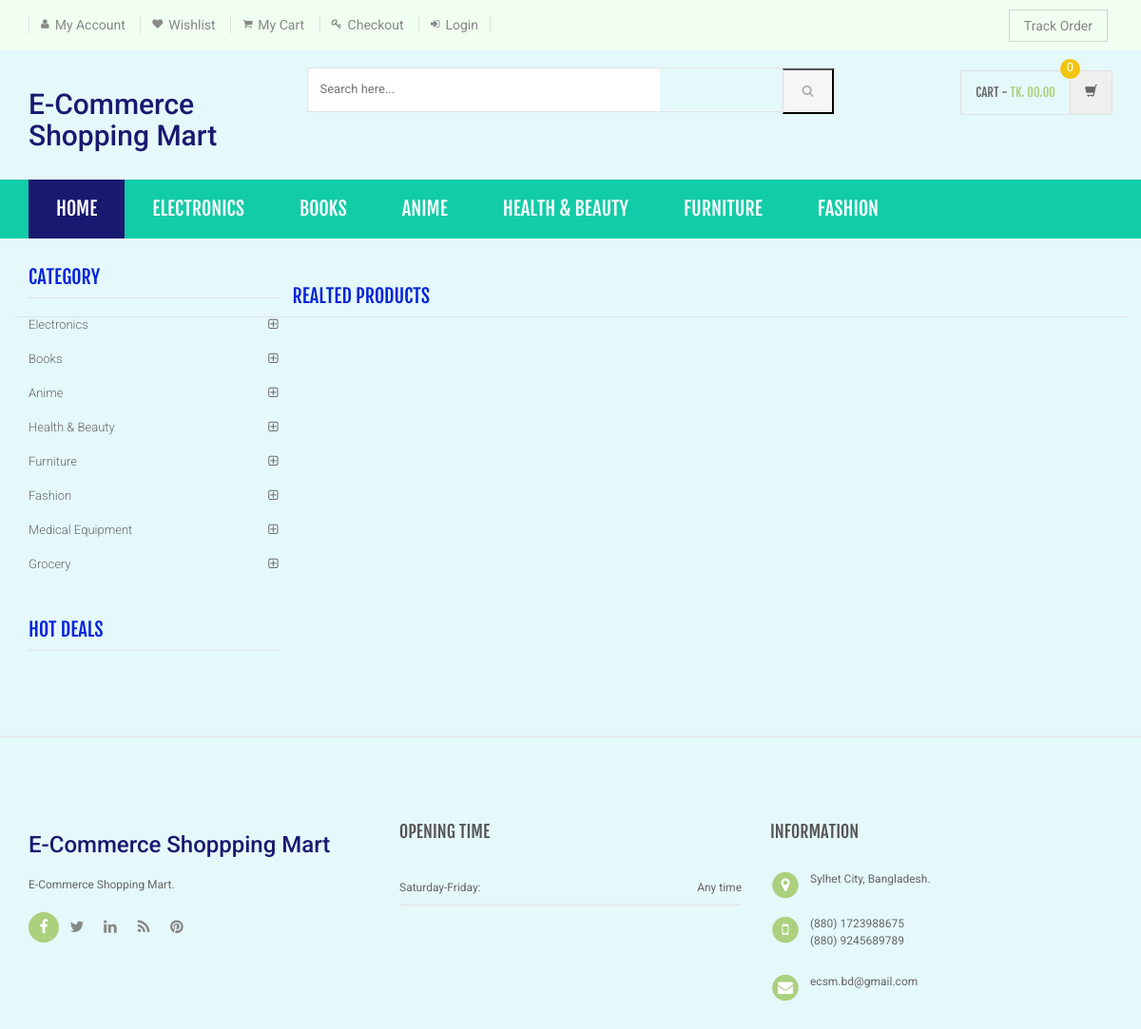
Page /shopping/product-details.php on the committed database.
### tables this page shows
CREATE TABLE `category` (
  `id` int(11) NOT NULL,
  `categoryName` varchar(255) DEFAULT NULL,
  `categoryDescription` longtext DEFAULT NULL,
  `creationDate` timestamp NOT NULL DEFAULT current_timestamp(),
  `updationDate` varchar(255) DEFAULT NULL
);

### shopping/product-details.php (the view, shortened to what this page needs)
<?php
include('includes/config.php');
?>
<!DOCTYPE html>
<html lang="en">
	<head>
	    <link rel="stylesheet" href="assets/css/bootstrap.min.css">
	    <link rel="stylesheet" href="assets/css/main.css">
	    <link rel="stylesheet" href="assets/css/green.css">
	    <link rel="stylesheet" href="assets/css/owl.carousel.css">
		<link rel="stylesheet" href="assets/css/owl.transitions.css">
		<link href="assets/css/lightbox.css" rel="stylesheet">
		<link rel="stylesheet" href="assets/css/animate.min.css">
		<link rel="stylesheet" href="assets/css/rateit.css">
		<link rel="stylesheet" href="assets/css/bootstrap-select.min.css">
		<link rel="stylesheet" href="assets/css/config.css">
		<link href="assets/css/green.css" rel="alternate stylesheet" title="Green color">
		<link href="assets/css/blue.css" rel="alternate stylesheet" title="Blue color">
		<link href="assets/css/red.css" rel="alternate stylesheet" title="Red color">
		<link href="assets/css/orange.css" rel="alternate stylesheet" title="Orange color">
		<link href="assets/css/dark-green.css" rel="alternate stylesheet" title="Darkgreen color">
		<link rel="stylesheet" href="assets/css/font-awesome.min.css">
	</head>
    <body class="cnt-home">
<header class="header-style-1">
<?php include('includes/top-header.php');?>
<?php include('includes/main-header.php');?>
<?php include('includes/menu-bar.php');?>
</header>
<div class="body-content outer-top-xs">
	<div class='container'>
		<div class='row single-product outer-bottom-sm '>
			<div class='col-md-3 sidebar'>
				<div class="sidebar-module-container">
<div class="sidebar-widget outer-bottom-xs wow fadeInUp">
	<h3 class="section-title">Category</h3>
	<div class="sidebar-widget-body m-t-10">
		<div class="accordion">
		            <?php $sql=mysqli_query($con,"select id,categoryName  from category");
while($row=mysqli_fetch_array($sql))
{
    ?>
	    	<div class="accordion-group">
	            <div class="accordion-heading">
	                <a href="category.php?cid=<?php echo $row['id'];?>"  class="accordion-toggle collapsed">
	                   <?php echo $row['categoryName'];?>
	                </a>
	            </div>
	        </div>
	        <?php } ?>
	    </div>
	</div>
</div>
<div class="sidebar-widget hot-deals wow fadeInUp">
	<h3 class="section-title">hot deals</h3>
</div>
				</div>
			</div>
<section class="section featured-product wow fadeInUp">
	<h3 class="section-title">Realted Products </h3>
</section>
			</div>
		</div>
</div>
<?php include('includes/footer.php');?>
</body>
</html>

### shopping/includes/menu-bar.php (shortened to what this page needs)
<div class="header-nav animate-dropdown">
    <div class="container">
        <div class="yamm navbar navbar-default" role="navigation">
            <div class="nav-bg-class">
                <div class="navbar-collapse collapse" id="mc-horizontal-menu-collapse">
	<div class="nav-outer">
		<ul class="nav navbar-nav">
			<li class="active dropdown yamm-fw">
				<a href="index.php" data-hover="dropdown" class="dropdown-toggle">Home</a>
			</li>
              <?php $sql=mysqli_query($con,"select id,categoryName  from category limit 6");
while($row=mysqli_fetch_array($sql))
{
    ?>
			<li class="dropdown yamm">
				<a href="category.php?cid=<?php echo $row['id'];?>"> <?php echo $row['categoryName'];?></a>
			</li>
			<?php } ?>
		</ul>
		<div class="clearfix"></div>
	</div>
</div>
            </div>
        </div>
    </div>
</div>

### shopping/assets/css/green.css (style rules this page uses)
a { color:#191970; }
.header-style-1 .header-nav { background: light blue; }
.cnt-home .header-style-1 .header-nav .navbar .navbar-nav > li.active { background: #191970; }
.sidebar .sidebar-module-container .sidebar-widget .sidebar-widget-body .accordion .accordion-group .accordion-heading .accordion-toggle, .sidebar .sidebar-module-container .sidebar-widget .sidebar-widget-body .accordion .accordion-group .accordion-heading .accordion-toggle:hover, .sidebar .sidebar-module-container .sidebar-widget .sidebar-widget-body .accordion .accordion-group .accordion-heading .accordion-toggle:focus, .sidebar .sidebar-module-container .sidebar-widget .sidebar-widget-body .accordion .accordion-group .accordion-heading .accordion-toggle:after { color: #abd07e; }

### shopping/assets/css/lightbox.css (style rules this page uses)
body:after { content: url(../images/close.png) url(../images/loading.gif) url(../images/prev.png) url(../images/next.png); display: none; }

### shopping/assets/css/blue.css (style rules this page uses)
a { color: #3498db; }
.header-style-1 .header-nav { background: #3498db; }
.cnt-home .header-style-1 .header-nav .navbar .navbar-nav > li.active { background: #1d6ca1; }
.sidebar .sidebar-module-container .sidebar-widget .sidebar-widget-body .accordion .accordion-group .accordion-heading .accordion-toggle, .sidebar .sidebar-module-container .sidebar-widget .sidebar-widget-body .accordion .accordion-group .accordion-heading .accordion-toggle:hover, .sidebar .sidebar-module-container .sidebar-widget .sidebar-widget-body .accordion .accordion-group .accordion-heading .accordion-toggle:focus, .sidebar .sidebar-module-container .sidebar-widget .sidebar-widget-body .accordion .accordion-group .accordion-heading .accordion-toggle:after { color: #3498db; }

### shopping/assets/css/red.css (style rules this page uses)
a { color: #ff6c6c; }
.header-style-1 .header-nav { background: #ff6c6c; }
.cnt-home .header-style-1 .header-nav .navbar .navbar-nav > li.active { background: #ff1a1a; }
.sidebar .sidebar-module-container .sidebar-widget .sidebar-widget-body .accordion .accordion-group .accordion-heading .accordion-toggle, .sidebar .sidebar-module-container .sidebar-widget .sidebar-widget-body .accordion .accordion-group .accordion-heading .accordion-toggle:hover, .sidebar .sidebar-module-container .sidebar-widget .sidebar-widget-body .accordion .accordion-group .accordion-heading .accordion-toggle:focus, .sidebar .sidebar-module-container .sidebar-widget .sidebar-widget-body .accordion .accordion-group .accordion-heading .accordion-toggle:after { color: #ff6c6c; }

### shopping/assets/css/orange.css (style rules this page uses)
a { color: #f39c12; }
.header-style-1 .header-nav { background: #f39c12; }
.cnt-home .header-style-1 .header-nav .navbar .navbar-nav > li.active { background: #ab6c09; }
.sidebar .sidebar-module-container .sidebar-widget .sidebar-widget-body .accordion .accordion-group .accordion-heading .accordion-toggle, .sidebar .sidebar-module-container .sidebar-widget .sidebar-widget-body .accordion .accordion-group .accordion-heading .accordion-toggle:hover, .sidebar .sidebar-module-container .sidebar-widget .sidebar-widget-body .accordion .accordion-group .accordion-heading .accordion-toggle:focus, .sidebar .sidebar-module-container .sidebar-widget .sidebar-widget-body .accordion .accordion-group .accordion-heading .accordion-toggle:after { color: #f39c12; }

### shopping/assets/css/dark-green.css (style rules this page uses)
a { color: #12cca7; }
.header-style-1 .header-nav { background: #12cca7; }
.cnt-home .header-style-1 .header-nav .navbar .navbar-nav > li.active { background: #0b816a; }
.sidebar .sidebar-module-container .sidebar-widget .sidebar-widget-body .accordion .accordion-group .accordion-heading .accordion-toggle, .sidebar .sidebar-module-container .sidebar-widget .sidebar-widget-body .accordion .accordion-group .accordion-heading .accordion-toggle:hover, .sidebar .sidebar-module-container .sidebar-widget .sidebar-widget-body .accordion .accordion-group .accordion-heading .accordion-toggle:focus, .sidebar .sidebar-module-container .sidebar-widget .sidebar-widget-body .accordion .accordion-group .accordion-heading .accordion-toggle:after { color: #12cca7; }

### rows in the picture
category: categoryName "ELECTRONICS", categoryName "Electronics"
category: categoryName "BOOKS", categoryName "Books"
category: categoryName "ANIME", categoryName "Anime"
category: categoryName "HEALTH & BEAUTY", categoryName "Health & Beauty"
category: categoryName "FURNITURE", categoryName "Furniture"
category: categoryName "FASHION", categoryName "Fashion"
category: categoryName "Medical Equipment"
category: categoryName "Grocery"
